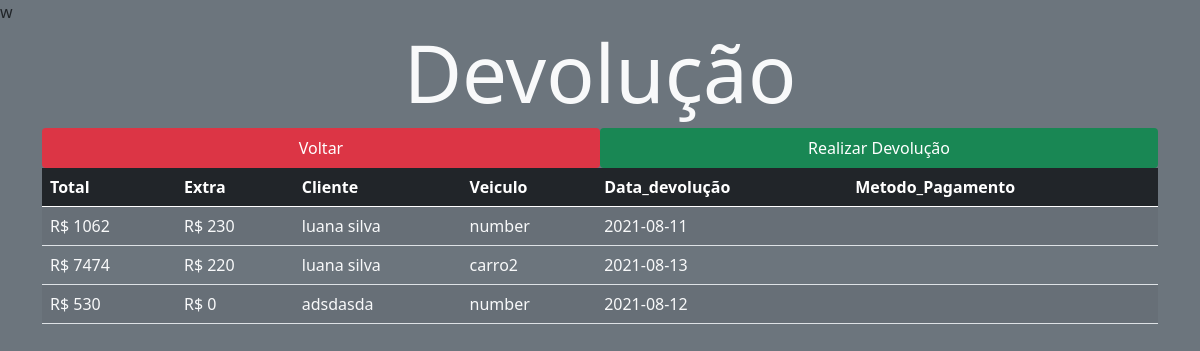
Before: /src/views/devolucao.php with the older database file.
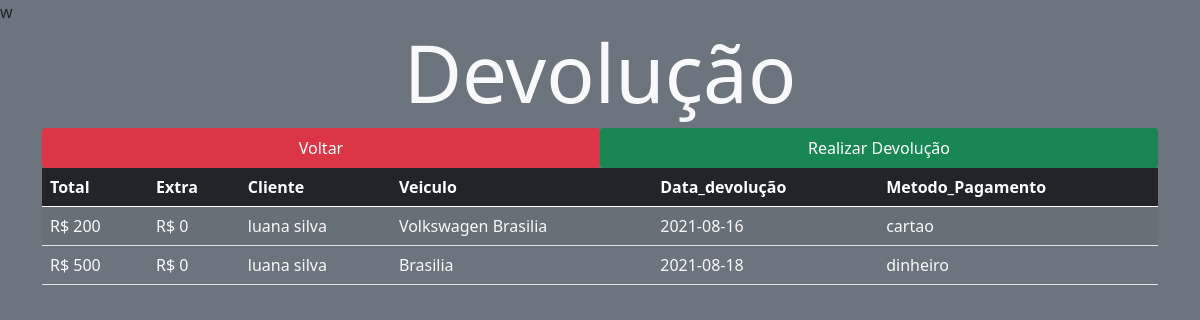
After: the same page with the newer database file.
### tables this page shows
CREATE TABLE `devolucao` (
  `iddevolucao` int(11) NOT NULL,
  `total` varchar(200) NOT NULL,
  `idaluguel` int(11) NOT NULL,
  `combustiveldevolucao` varchar(200) NOT NULL,
  `extra` varchar(200) NOT NULL,
  `datadevolucao` date NOT NULL,
  `pagamento` varchar(6000) NOT NULL
);

CREATE TABLE `cliente` (
  `idcliente` int(11) NOT NULL,
  `nome` varchar(200) NOT NULL,
  `email` varchar(200) NOT NULL,
  `endereco` varchar(200) NOT NULL,
  `telefone` varchar(200) NOT NULL
);

CREATE TABLE `veiculo` (
  `idveiculo` int(11) NOT NULL,
  `idtipoveiculo` int(11) NOT NULL,
  `idmodelo` int(11) NOT NULL,
  `idseguro` int(11) NOT NULL,
  `ano` varchar(200) NOT NULL,
  `cor` varchar(200) NOT NULL,
  `placa` varchar(200) NOT NULL,
  `status` varchar(200) NOT NULL,
  `nome` varchar(200) NOT NULL
);

### src/controller/veiculoController.php (called while the page is built, shortened)
w<?php
require_once '../model/veiculo.php';
require_once '../model/Database.php';
class veiculoController extends veiculo
{
    protected $tabela = 'veiculo';
public function findOneAlu($idaluguel)
    {
        $query = "SELECT idveiculo FROM itemaluguel WHERE idaluguel = :idaluguel";
        $stm = Database::prepare($query);
        $stm->bindParam(':idaluguel', $idaluguel, PDO::PARAM_INT);
        $stm->execute();
        $R = $stm->fetch(PDO::FETCH_OBJ);
        $query2 = "SELECT * FROM $this->tabela WHERE idveiculo = :R";
        $stm2 = Database::prepare($query2);
        $stm2->bindParam(':R', $R->idveiculo, PDO::PARAM_INT);
        $stm2->execute();
        $veiculo = new veiculo(null, null, null, null, null, null, null, null,null,null);
        foreach ($stm2->fetchAll() as $ven) {
            $veiculo->setidveiculo($ven->idveiculo);
            $veiculo->setidseguro($ven->idseguro);
            $veiculo->setidmodelo($ven->idmodelo);
            $veiculo->setidtipoveiculo($ven->idtipoveiculo);
            $veiculo->setano($ven->ano);
            $veiculo->setcor($ven->cor);
            $veiculo->setplaca($ven->placa);
            $veiculo->setstatus($ven->status);
            $veiculo->setnome($ven->nome);
        }
        return $veiculo;
    }
}

### src/controller/devolucaoController.php (called while the page is built, shortened)
<?php
require_once '../model/devolucao.php';
require_once '../model/Database.php';
class devolucaoController extends devolucao
{
    protected $tabela = 'devolucao';
     public function findAll()
    {
        $query = "SELECT * FROM $this->tabela";
        $stm = Database::prepare($query);
        $stm->execute();
        $devolucaos = array();
        foreach ($stm->fetchAll() as $devolucao) {
            array_push(
                $devolucaos,
                new devolucao($devolucao->iddevolucao,$devolucao->idaluguel, $devolucao->total, $devolucao->extra,$devolucao->datadevolucao, $devolucao->combustiveldevolucao, $devolucao->pagamento)
            );
        }
        return $devolucaos;
    }
}

### src/model/Database.php (called while the page is built, shortened)
<?php
class Database
{
    private static $instance;
    public static function getInstance()
    {
        if (!isset(self::$instance)) {
            try {
                self::$instance = new PDO('mysql:host=' . HOST . '; dbname=' . BASE, USER, PASS);
                self::$instance->setAttribute(PDO::ATTR_ERRMODE, PDO::ERRMODE_EXCEPTION);
                self::$instance->setAttribute(PDO::ATTR_DEFAULT_FETCH_MODE, PDO::FETCH_OBJ);
            } catch (PDOException $error) {
                echo $error->getMessage();
            }
        }
        return self::$instance;
    }
    public static function prepare($sql)
    {
        return self::getInstance()->prepare($sql);
    }
}

### src/model/devolucao.php (called while the page is built, shortened)
<?php
class  devolucao
{
    private $idaluguel;
    private $total;
    private $extra;
    private $datadevolucao;
    private $pagamento;
    public function __construct($iddevolucao,$idaluguel,$total,$extra,$datadevolucao,$combustiveldevolucao,$pagamento)
    {
        $this->idaluguel = $idaluguel;
        $this->total = $total;
        $this->extra = $extra;
        $this->datadevolucao = $datadevolucao;
        $this->pagamento = $pagamento;
    }
    public function getpag()
    {
        return $this->pagamento;
    }
    public function getidaluguel()
    {
        return $this->idaluguel;
    }
    public function gettotal()
    {
        return $this->total;
    }
    public function getextra()
    {
        return $this->extra;
    }
    public function getdatadevolucao()
    {
        return $this->datadevolucao;
    }
}

### src/controller/VendasController.php (called while the page is built, shortened)
<?php
require_once '../model/Venda.php';
require_once '../model/Database.php';
class VendasController extends aluguel
{
    protected $tabela = 'aluguel';
    public function findOne($idaluguel)
    {
        $query = "SELECT * FROM $this->tabela WHERE idaluguel = :id";
        $stm = Database::prepare($query);
        $stm->bindParam(':id', $idaluguel, PDO::PARAM_INT);
        $stm->execute();
        $aluguel = new aluguel(null, null, null,null,null,null,null);
        foreach ($stm->fetchAll() as $ven) {
            $aluguel->setidaluguel($ven->idaluguel);
            $aluguel->setidcliente($ven->idcliente);
            $aluguel->setdiaria($ven->diaria);
            $aluguel->setdatalocacao($ven->datalocacao);
            $aluguel->setcombustivelatual($ven->combustivelatual);
            $aluguel->setativo($ven->ativo);
        }
        return $aluguel;
    }
}

### src/model/Venda.php (called while the page is built, shortened)
<?php
class aluguel
{
    private $idcliente;
    public function __construct($idaluguel, $idcliente,$diaria,$datalocacao,$combustivelatual,$nome,$ativo)
    {
        $this->idcliente = $idcliente;
    }
    public function getidcliente()
    {
        return $this->idcliente;
    }
    public function setidcliente($idcliente)
    {
        $this->idcliente = $idcliente;
    }
}

### src/controller/ClientesController.php (called while the page is built, shortened)
<?php
require_once '../model/cliente.php';
require_once '../model/Database.php';
class ClientesController extends cliente
{
    protected $tabela = 'cliente';
    public function findOne($idcliente)
    {
        $query = "SELECT * FROM $this->tabela WHERE idcliente = :id";
        $stm = Database::prepare($query);
        $stm->bindParam(':id', $idcliente, PDO::PARAM_INT);
        $stm->execute();
        $cliente = new cliente(null, null, null, null, null);
        foreach ($stm->fetchAll() as $cl) {
            $cliente->setidcliente($cl->idcliente);
            $cliente->setNome($cl->nome);
            $cliente->setemail($cl->email);
            $cliente->setendereco($cl->endereco);
            $cliente->settelefone($cl->telefone);
        }
        return $cliente;
    }
}

### src/model/cliente.php (called while the page is built, shortened)
<?php
class cliente
{
    private $nome;
    public function __construct($idcliente, $nome, $email,$endereco,$telefone)
    {
        $this->nome = $nome;
    }
    public function getNome()
    {
        return $this->nome;
    }
    public function setNome($nome)
    {
        $this->nome = $nome;
    }
}

### src/model/veiculo.php (called while the page is built, shortened)
<?php
class  veiculo
{
    private $nome;
    public function __construct($idveiculo, $idseguro,$idmodelo,$idtipoveiculo,$ano,$cor,$placa,$status,$nome)
    {
        $this->nome = $nome;
    }
    public function getnome()
    {
        return $this->nome;
    }
    public function setnome($nome)
    {
        $this->nome = $nome;
    }
}

### src/views/devolucao.php (the view, shortened to what the changed rows need)
<?php
require_once '../controller/devolucaoController.php';
require_once '../controller/veiculoController.php';
require_once '../controller/VendasController.php';
require '../controller/ClientesController.php';
$clientes = new ClientesController();
$devolucaos = new devolucaoController();
$veiculos = new veiculoController();
$aluguels = new VendasController();
?>
<!DOCTYPE html>
<html lang="pt_br">
<head>
    <link href="https://cdn.jsdelivr.net/npm/bootstrap@5.0.1/dist/css/bootstrap.min.css" rel="stylesheet">
    <link rel="stylesheet" href="../../public/styles/main.css">
</head>
<body class="bg-secondary">
    <div class="container">
        <h1 class="display-1 text-center text-light">Devolução</h1>
        <table class="table table-striped" id="table">
            <thead class="table-dark">
            <th>Total</th>
            <th>Extra</th>
            <th>Cliente</th>
            <th>Veiculo</th>
            <th>Data_devolução</th>
            <th>Metodo_Pagamento</th>
            </thead>
            <tbody>
            <?php
            foreach ($devolucaos->findAll() as $devolucao) {
                $x = $aluguels->findOne($devolucao->getidaluguel());
                $c = $clientes->findOne($x->getidcliente());
                $v = $veiculos->findOneAlu($devolucao->getidaluguel());  ?>
                <tr class=" text-light">
                    <td> <?= "R$ ",$devolucao->gettotal() ?> </td>
                    <td> <?= "R$ ",$devolucao->getextra() ?> </td>
                    <td> <?= $c->getnome() ?> </td>
                    <td> <?= $v->getnome() ?> </td>
                    <td> <?= $devolucao->getdatadevolucao() ?> </td>
                    <td> <?= $devolucao->getpag() ?> </td>
                </tr> <?php
            }
            ?>
            </tbody>
        </table>
    </div>
</body>
</html>

Changed rows visible on the page:
removed devolucao: total "1062", extra "230", cliente.nome "luana silva", veiculo.nome "number", datadevolucao "2021-08-11"
removed devolucao: total "7474", extra "220", cliente.nome "luana silva", veiculo.nome "carro2", datadevolucao "2021-08-13"
removed devolucao: total "530", extra "0", cliente.nome "adsdasda", veiculo.nome "number", datadevolucao "2021-08-12"
added devolucao: total "200", extra "0", cliente.nome "luana silva", veiculo.nome "Volkswagen Brasilia", datadevolucao "2021-08-16", pagamento "cartao"
added devolucao: total "500", extra "0", cliente.nome "luana silva", veiculo.nome "Brasilia", datadevolucao "2021-08-18", pagamento "dinheiro"
